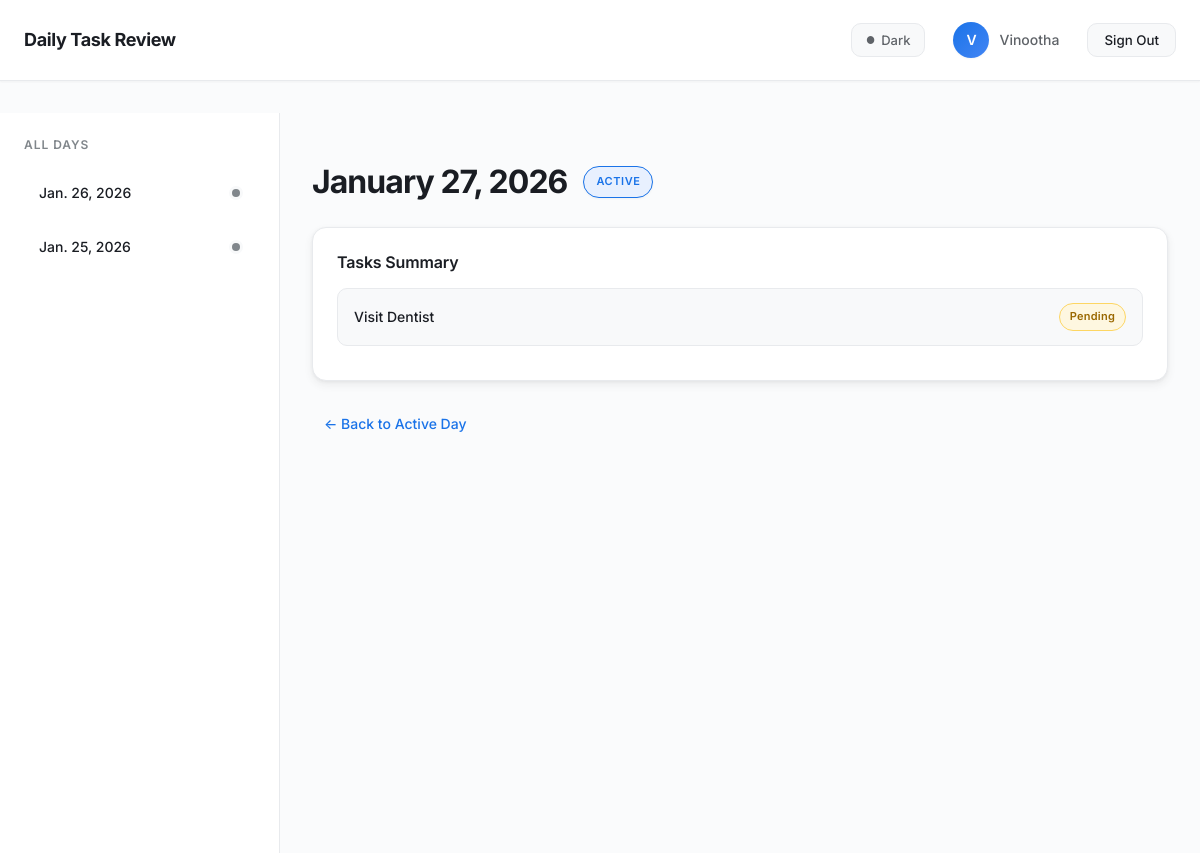
Page /day/17/ (signed in) on the earlier database version.
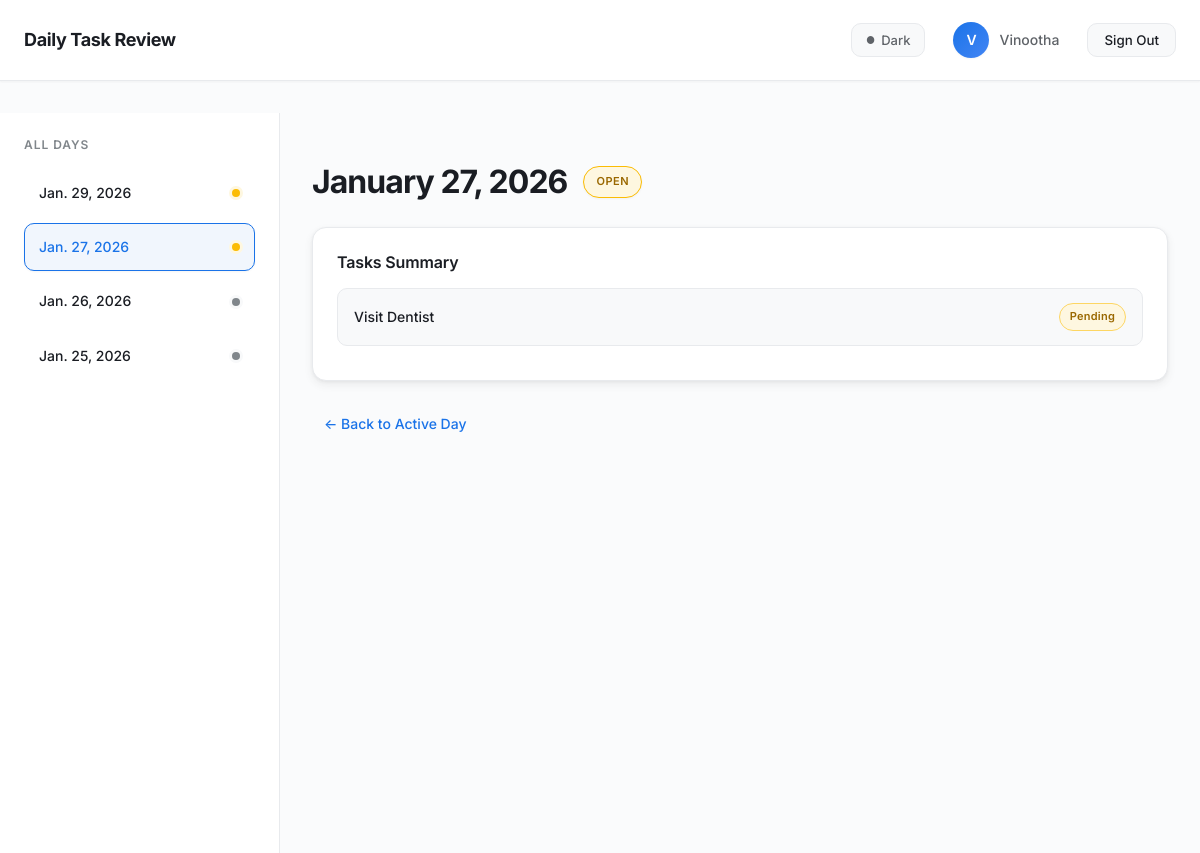
Same page on the later database version.
### tasks/models.py (models this page shows, shortened)
class Day(models.Model):
    user = models.ForeignKey(
        User, on_delete=models.CASCADE, related_name="days")
    date = models.DateField()
    status = models.CharField(
        max_length=10,
        choices=DayStatus.choices,
        default=DayStatus.OPEN,
    )
    is_active = models.BooleanField(default=False)
    created_at = models.DateTimeField(auto_now_add=True)
    closed_at = models.DateTimeField(null=True, blank=True)
    class Meta:
        unique_together = ("user", "date")
        ordering = ["-date"]

class Task(models.Model):
    user = models.ForeignKey(
        User, on_delete=models.CASCADE, related_name="tasks")
    day = models.ForeignKey(
        Day, on_delete=models.CASCADE, related_name="tasks")
    title = models.CharField(max_length=255)
    status = models.CharField(
        max_length=10,
        choices=TaskStatus.choices,
        default=TaskStatus.PENDING,
    )
    created_at = models.DateTimeField(auto_now_add=True)

### tasks/views.py (the view)
# urls.py: path("day/<int:day_id>/", views.day_view, name="day_view"),
def day_view(request, day_id):
    user = request.user
    day = get_object_or_404(Day, id=day_id, user=user)
    active_day = get_active_day(user)
    return render(request, "tasks/day.html", {
        "day": day,
        "is_active": day.is_active,
        "is_open": day.status == "OPEN",
        "incomplete_tasks": day.tasks.filter(status=TaskStatus.PENDING),
        "completed_tasks": day.tasks.filter(status=TaskStatus.COMPLETED),
        "all_days": Day.objects.filter(user=user).order_by("-date"),
        "active_day": active_day,
    })

### tasks/services.py (called while the page is built, shortened)
def get_active_day(user):
    active = Day.objects.filter(user=user, is_active=True).first()
    if active:
        return active

### tasks/templates/tasks/day.html (shortened to what this page needs)
{% extends "base.html" %}
{% block content %}
<div class="layout">
  <aside class="sidebar">
    <h3>All Days</h3>
    {% for d in all_days %}
      {% if d.id != active_day.id %}
        <a href="{% url 'day_view' d.id %}"
           class="day-link {% if d.id == day.id %}active-day{% endif %}">
          {{ d.date }}
          {% if d.status == 'OPEN' %}<span class="dot yellow"></span>{% endif %}
          {% if d.status == 'CLOSED' %}<span class="dot gray"></span>{% endif %}
        </a>
      {% endif %}
    {% endfor %}
  </aside>
  <main class="main">
    <header class="day-header">
      <h1>{{ day.date|date:"F j, Y" }}</h1>
      {% if is_active %}
        <span class="badge active">Active</span>
      {% elif is_open %}
        <span class="badge open">Open</span>
      {% else %}
        <span class="badge closed">Closed</span>
      {% endif %}
    </header>
    <section class="day-card">
      <h3>Tasks Summary</h3>
      {% if incomplete_tasks %}
        {% for task in incomplete_tasks %}
          <div class="task readonly">
            <span>{{ task.title }}</span>
            <span class="tag pending">Pending</span>
          </div>
        {% endfor %}
      {% endif %}
    </section>
    <a href="{% url 'today' %}" class="back-link">← Back to Active Day</a>
  </main>
</div>
{% endblock %}

### tasks/templates/base.html (shortened to what this page needs)
{% load static %}
<!DOCTYPE html>
<html lang="en">
<head>
  <link rel="stylesheet" href="{% static 'tasks/style.css' %}?v=4">
</head>
<body>
<div class="app">
  {% if user.is_authenticated %}
    <header class="topbar">
      <h1 class="logo">Daily Task Review</h1>
      <div class="header-actions">
        <button class="theme-toggle" id="themeToggle" aria-label="Toggle dark mode">
          <span class="theme-icon" id="themeIcon">●</span>
          <span id="themeLabel">Dark</span>
        </button>
        <a href="{% url 'account' %}" class="account-link">
          <span class="avatar">
            {{ user.username|first|upper }}
          </span>
          <span class="username">{{ user.username }}</span>
        </a>
        <form method="post" action="{% url 'logout' %}">
          <button class="logout-btn">Sign Out</button>
        </form>
      </div>
    </header>
  {% endif %}
  <main>
    {% block content %}{% endblock %}
  </main>
</div>
</body>
</html>

Differences in the rows shown:
added Day: date "Jan. 29, 2026", status "OPEN" (drawn)
now on one of the page's lists (row edited): Day: date "Jan. 27, 2026"
Other differences:
text no longer shown: "ACTIVE"
text now shown: "OPEN"
